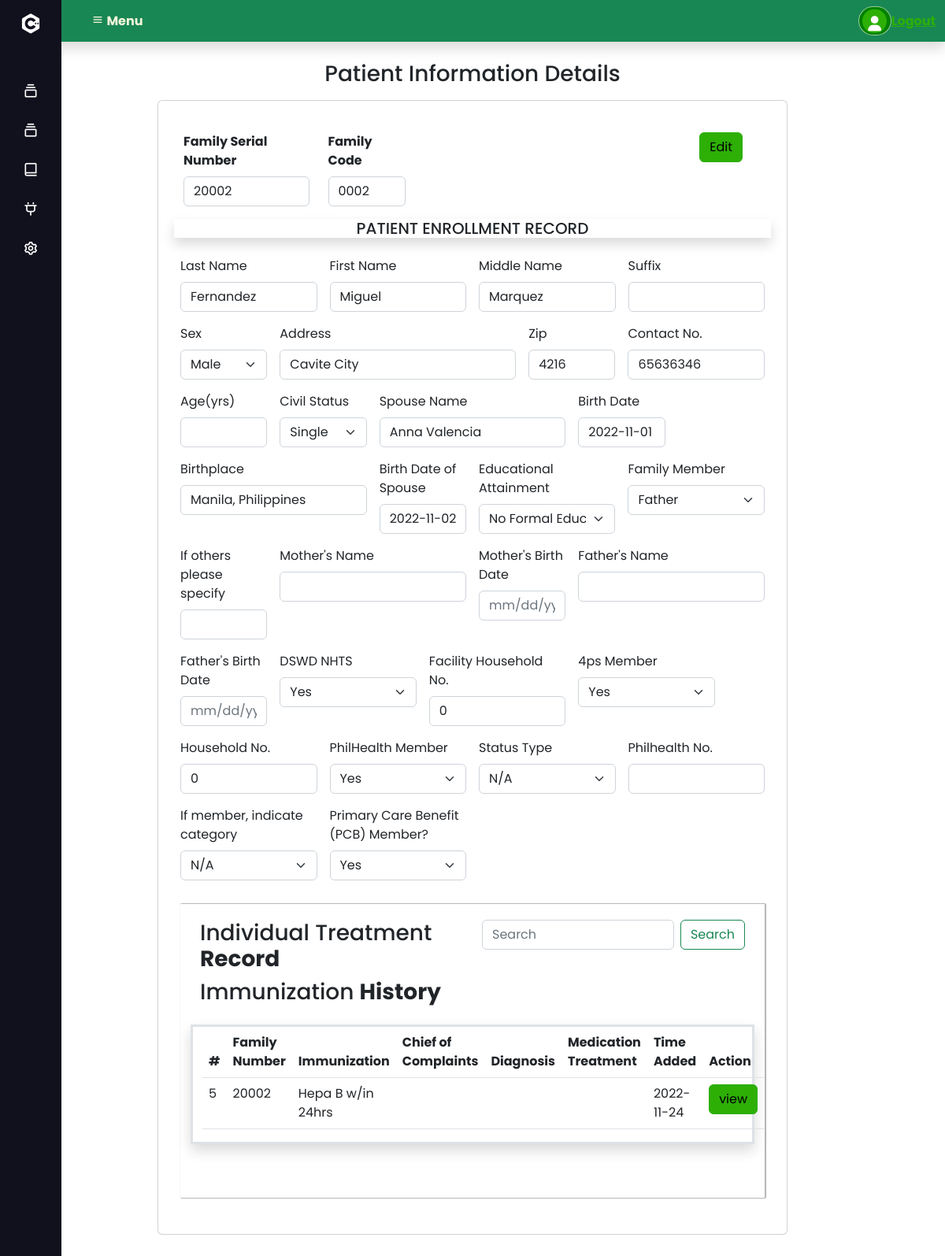
Page /viewbrgy_vaccine.php?id=69 on the committed database.
### tables this page shows
CREATE TABLE `patient_information` (
  `id` int(11) NOT NULL AUTO_INCREMENT,
  `family_number` bigint(10) NOT NULL,
  `family_code` varchar(10) NOT NULL,
  `record_type` varchar(60) NOT NULL,
  `last_name` varchar(30) NOT NULL,
  `first_name` varchar(30) NOT NULL,
  `middle_name` varchar(30) NOT NULL,
  `suffix` varchar(5) NOT NULL,
  `sex` varchar(10) NOT NULL,
  `address` varchar(100) NOT NULL,
  `zip` int(10) NOT NULL,
  `contact_no` int(15) NOT NULL,
  `age` varchar(3) NOT NULL,
  `civil_status` varchar(15) NOT NULL,
  `spouse_name` varchar(60) NOT NULL,
  `birth_date` varchar(10) NOT NULL,
  `birth_place` varchar(70) NOT NULL,
  `blood_type` varchar(5) NOT NULL,
  `bd_spouse` varchar(10) NOT NULL,
  `educational_attainment` varchar(50) NOT NULL,
  `family_member` varchar(10) NOT NULL,
  `other_specify` varchar(25) NOT NULL,
  `mother_name` varchar(70) NOT NULL,
  `mother_bd` varchar(10) NOT NULL,
  `father_name` varchar(70) NOT NULL,
  `father_bd` varchar(10) NOT NULL,
  `dswd_nhts` varchar(5) NOT NULL,
  `family_house_no` int(15) NOT NULL,
  `4ps_member` varchar(5) NOT NULL,
  `household_no` int(15) NOT NULL,
  `philhealth_member` varchar(5) NOT NULL,
  `status_type` varchar(10) NOT NULL,
  `philhealth_no` varchar(30) NOT NULL,
  `indicate_category` varchar(25) NOT NULL,
  `pcb_member` varchar(5) NOT NULL,
  `added_at` datetime NOT NULL DEFAULT current_timestamp(),
  PRIMARY KEY (`id`)
);

CREATE TABLE `tbl_pediavaccination_itr` (
  `id` int(11) NOT NULL AUTO_INCREMENT,
  `family_number` int(11) NOT NULL,
  `mode_of_transaction` varchar(11) NOT NULL,
  `consultation_date` varchar(20) NOT NULL,
  `consultation_time` varchar(20) NOT NULL,
  `attending_provider` varchar(160) NOT NULL,
  `nature_visit` varchar(30) NOT NULL,
  `bloodpressure` varchar(20) NOT NULL,
  `temperature` varchar(20) NOT NULL,
  `respiratory_rate` varchar(20) NOT NULL,
  `pulse_rate` varchar(20) NOT NULL,
  `height` varchar(20) NOT NULL,
  `weight` varchar(20) NOT NULL,
  `immunization` varchar(200) NOT NULL,
  `chief_complaints` varchar(500) NOT NULL,
  `diagnosis` varchar(500) NOT NULL,
  `medication_treatment` varchar(500) NOT NULL,
  `healthcare_provider` varchar(200) NOT NULL,
  `added_at` date DEFAULT current_timestamp(),
  PRIMARY KEY (`id`)
);

### viewbrgy_vaccine.php (the view, shortened to what the rows shown need)
<?php
$id = $_GET['id'];
$sql = "SELECT * FROM patient_information WHERE id = '$id'";
?>
<?php   include('DetailsModal/editbarangay_vaccination.php'); ?>
<!DOCTYPE html>
<html lang="en">
<head>
    <link rel="stylesheet" href="assets/css/style.css">
    <link rel="stylesheet" href="assets/css/fontawesome.css">
    <link rel="stylesheet"  href="https://unpkg.com/boxicons@2.1.2/css/boxicons.min.css" />
    <link rel="stylesheet" href="css/Sidebardesign.css">
    <link href="https://unpkg.com/boxicons@2.0.7/css/boxicons.min.css" rel="stylesheet">
</head>
<body>
       <?php include('navbar.php'); ?>
  <section id="home">
        <?php include('navigation-bar.php'); ?>
        <div class="container card col-sm-8 mb-5">
        <div class="card-body">
            <div class="content">
                    <form class="row g-3 mt-4" action="" method="post">
                    <div class="row">
                        <div class="col-md-3">
                            <label for="inputFamilySerial" class="form-label fw-bold">Family Serial Number</label>
                            <input type="text" class="form-control" name="familyserial" value="<?php echo $row['family_number']; ?>" id="inputFamilySerial">
                        </div>
                        <div class="col-md-2">
                            <label for="inputFamilyCode" class="form-label fw-bold">Family Code</label>
                            <input type="text" class="form-control" name="familycode" value="<?php echo $row['family_code']; ?>" id="familycode">
                        </div>
                    </div>
                        <div class="col-md-3">
                          <label for="inputLastName" class="form-label">Last Name</label>
                          <input type="text" class="form-control" name="lastname" value="<?php echo $row['last_name']; ?>" id="inputLastName">
                        </div>
                        <div class="col-md-3">
                          <label for="inputFirstName" class="form-label">First Name</label>
                          <input type="text" class="form-control" name="firstname" value="<?php echo $row['first_name']; ?>" id="inputFirstName">
                        </div>
                        <div class="col-md-3">
                            <label for="inputMiddleName" class="form-label">Middle Name</label>
                            <input type="text" class="form-control" name="middlename" value="<?php echo $row['middle_name']; ?>" id="inputMiddleName">
                        </div>
                        <div class="col-md-2">
                            <label for="inputSex" class="form-label">Sex</label>
                            <select id="inputSex" name="sex" class="form-select">
                            <option value="Male" <?php echo ($row['sex'] == "Male")? 'selected' : '' ?>>Male</option>
                            </select>
                        </div>
                        <div class="col-5">
                            <label for="inputAddress" class="form-label">Address</label>
                            <input type="text" class="form-control" name="address" value="<?php echo $row['address']; ?>" id="inputAddress" placeholder="1234 Main St">
                        </div>
                        <div class="col-md-2">
                            <label for="inputZip" class="form-label">Zip</label>
                            <input type="text" class="form-control" name="zip" value="<?php echo $row['zip']; ?>" id="inputZip">
                        </div>
                        <div class="col-3">
                            <label for="inputContactNo" class="form-label">Contact No.</label>
                            <input type="text" class="form-control" name="contactno" value="<?php echo $row['contact_no']; ?>" id="inputContactNo">
                        </div>
                        <div class="col-md-2">
                            <label for="inputCivilStatus" class="form-label">Civil Status</label>
                            <select id="inputCivilStatus" name="civilstatus" class="form-select">
                              <option <?php echo ($row['civil_status'] == "Single")? 'selected' : '' ?>>Single</option>
                            </select>
                        </div>
                        <div class="col-md-4">
                            <label for="inputSpouseName" class="form-label">Spouse Name</label>
                            <input type="text" class="form-control" name="spousename" value="<?php echo $row['spouse_name']; ?>" id="inputSpouseName">
                        </div>
                        <div class="col-2">
                          <label for="inputBirthdate" class="form-label">Birth Date</label>
                          <input type="text" class="form-control" name="birthdate" value="<?php echo $row['birth_date']; ?>" id="inputBirthdate" placeholder="mm/dd/yyyy">
                        </div>
                        <div class="col-md-4">
                          <label for="inputBirthPlace" class="form-label">Birthplace</label>
                          <input type="text" class="form-control" name="birthplace" value="<?php echo $row['birth_place']; ?>" id="inputBirthPlace">
                        </div>
                        <div class="col-2">
                            <label for="inputBirthdateSpouse" class="form-label">Birth Date of Spouse</label>
                            <input type="text" class="form-control" name="spousebirthdate" value="<?php echo $row['bd_spouse']; ?>" id="inputBirthdateSpouse" placeholder="mm/dd/yyyy">
                        </div>
                        <div class="col-md-3">
                            <label for="inputEducationAttainment" class="form-label">Educational Attainment</label>
                            <select id="inputEducationAttainment" name="educationalattainment" class="form-select">
                              <option <?php echo ($row['educational_attainment'] == "No Formal Education")? 'selected' : '' ?>>No Formal Education</option>
                            </select>
                        </div>
                        <div class="col-md-3">
                            <label for="inputFamilyMember" class="form-label">Family Member</label>
                            <select id="inputFamilyMember" name="familymember" class="form-select">
                              <option <?php echo ($row['family_member'] == "Father")? 'selected' : '' ?>>Father</option>
                            </select>
                        </div>
                        <div class="col-md-3">
                            <label for="inputNHTS" class="form-label">DSWD NHTS</label>
                            <select id="inputNHTS" name="dswdnhts" class="form-select">
                              <option <?php echo ($row['dswd_nhts'] == "Yes")? 'selected' : '' ?>>Yes</option>
                            </select>
                        </div>
                        <div class="col-3">
                            <label for="inputFacHousehold" class="form-label">Facility Household No.</label>
                            <input type="text" class="form-control" name="facilityhousehold" value="<?php echo $row['family_house_no']; ?>" id="inputFacHousehold">
                        </div>
                        <div class="col-md-3">
                            <label for="input4ps" class="form-label">4ps Member</label>
                            <select id="input4ps" name="4ps" class="form-select">
                              <option <?php echo ($row['4ps_member'] == "Yes")? 'selected' : '' ?>>Yes</option>
                            </select>
                        </div>
                        <div class="col-3">
                            <label for="inputHousehold" class="form-label">Household No.</label>
                            <input type="text" class="form-control" name="householdno" value="<?php echo $row['household_no']; ?>" id="inputHousehold">
                        </div>
                        <div class="col-md-3">
                            <label for="inputPhilhealth" class="form-label">PhilHealth Member</label>
                            <select id="inputPhilhealth" name="philhealth" class="form-select">
                              <option <?php echo ($row['philhealth_member'] == "Yes")? 'selected' : '' ?>>Yes</option>
                            </select>
                        </div>
                        <div class="col-md-3">
                            <label for="inputStatusType" class="form-label">Status Type</label>
                            <select id="inputStatusType" name="statustype" value="<?php echo $row['status_type']; ?>" class="form-select">
                              <option <?php echo ($row['status_type'] == "N/A")? 'selected' : '' ?>>N/A</option>
                            </select>
                        </div>
                        <div class="col-md-3">
                            <label for="inputCategory" class="form-label">If member, indicate category</label>
                            <select id="inputCategory" name="category" class="form-select">
                              <option <?php echo ($row['indicate_category'] == "N/A")? 'selected' : '' ?>>N/A</option>
                            </select>
                        </div>
                        <div class="col-md-3">
                            <label for="inputPCB" class="form-label">Primary Care Benefit (PCB) Member?</label>
                            <select id="inputPCB" name="pcb" value="<?php echo $row['pcb_member']; ?>" class="form-select">
                              <option <?php echo ($row['pcb_member'] == "Yes")? 'selected' : '' ?>>Yes</option>
                            </select>
                        </div>
                    </form>
                    <?php
                        $familynumber = $row['family_number'];
                        $sql = "SELECT * FROM tbl_pediavaccination_itr WHERE family_number LIKE $familynumber ORDER BY id DESC";
                        $medical_itr = $con->query($sql) or die ($con->error);
                        $row = $medical_itr->fetch_assoc();
                     ?>
                    <div class="table-wrapper">
                    <div class="table-title">
                      <div class="row">
                    <div class="tables border shadow border-3 mt-3 mb-5">
                    <table class="table">
                        <thead>
                      <tr>
                        <th>#</th>
                        <th>Family Number</th>
                        <th>Immunization</th>
                        <th>Chief of Complaints</th>
                        <th>Diagnosis</th>
                        <th>Medication Treatment</th>
                        <th>Time Added</th>
                        <th>Action</th>
                      </tr>
                    </thead>
                        <tbody>
                        <?php do{ ?>
                            <tr>
                                    <td class="patient_id"><?php echo $row['id']; ?></td>
                                    <td><?php echo $row['family_number']; ?></td>
                                    <td><?php echo $row['immunization'];?></td>
                                    <td><?php echo $row['chief_complaints']; ?></td>
                                    <td><?php echo $row['diagnosis']; ?></td>
                                    <td><?php echo $row['medication_treatment']; ?></td>
                                    <td><?php echo $row['added_at']; ?></td>
                                    <td>
                                        <div class="col-2">
                                        <a href="view_pediaImmunization_itr.php?id=<?php echo $row['id']; ?>" class="btn btn-primary mb-2">view</a>
                                    </td>
                              </tr>
                        <?php }while($row = $medical_itr->fetch_assoc()); ?>
                        </tbody>
                    </table>
                  </div>
                  </div>
                 </div>
                </div>
                </div>
        </div>
</body>
</html>

### rows in the picture
patient_information: familyserial "20002", familycode "0002", lastname "Fernandez", firstname "Miguel", middlename "Marquez", sex "Male", address "Cavite City", zip "4216", contactno "65636346", civilstatus "Single", spousename "Anna Valencia", birthdate "2022-11-01", birthplace "Manila, Philippines", spousebirthdate "2022-11-02", educationalattainment "No Formal Education", familymember "Father", dswdnhts "Yes", facilityhousehold "0", 4ps_member "Yes", householdno "0", philhealth "Yes", statustype "N/A", category "N/A", pcb "Yes"
tbl_pediavaccination_itr: id "5", family_number "20002", immunization "Hepa B w/in 24hrs", added_at "2022-11-24"
